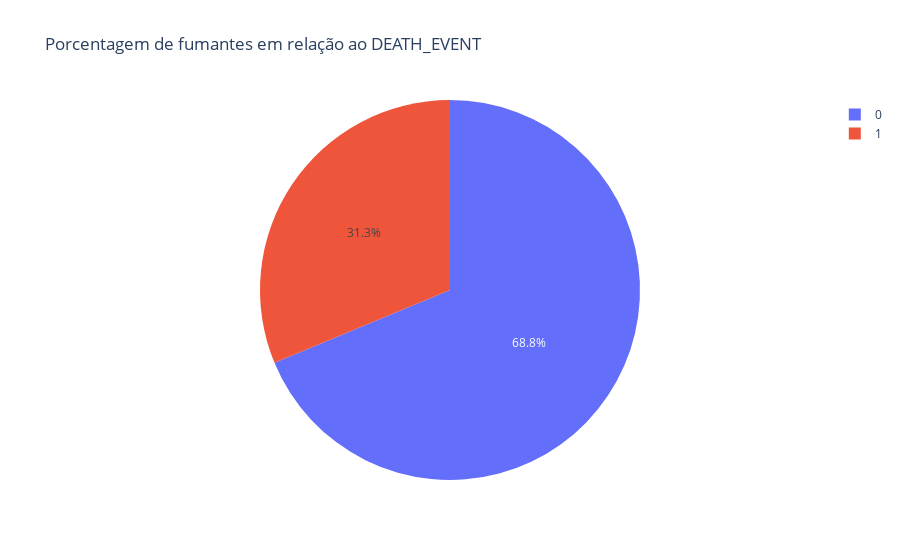

The notebook cell saved with this chart:
### Code cell
px.pie(dados, values='smoking',names='DEATH_EVENT', title='Porcentagem de fumantes em relação ao DEATH_EVENT')

### Figure 1 — Plotly figure (JSON) as saved in the notebook; plotly's stock layout.template omitted (floating-point values rounded to 4 significant figures; data arrays with more than 128 entries replaced by an {"elided": "..."} marker saying what was removed)
{"data": [{"domain": {"x": [0, 1], "y": [0, 1]}, "hovertemplate": "DEATH_EVENT=%{label}<br>smoking=%{value}<extra></extra>", "labels": {"elided": "299 int values"}, "legendgroup": "", "name": "", "showlegend": true, "type": "pie", "values": {"elided": "299 int values"}}], "layout": {"legend": {"tracegroupgap": 0}, "title": {"text": "Porcentagem de fumantes em relação ao DEATH_EVENT"}}}
